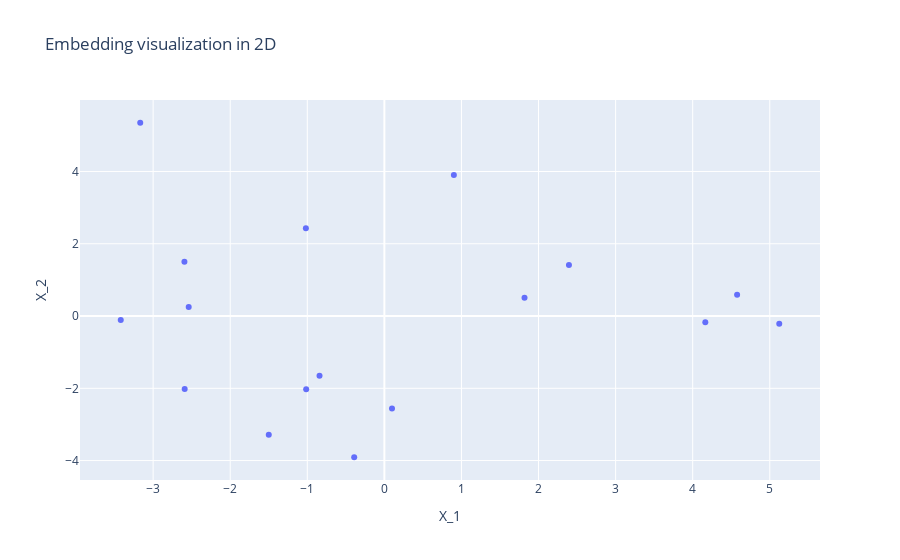

Notebook code for this chart:
### Code cell
import matplotlib.pyplot as plt
import mplcursors
%matplotlib ipympl
import pandas as pd

plot_2D(new_values[:,0], new_values[:,1], input_text_lst_news)

### Figure 1 — Plotly figure (JSON) as saved in the notebook; plotly's stock layout.template omitted (floating-point values rounded to 4 significant figures)
{"data": [{"hovertemplate": "<b>%{hovertext}</b><br><br>X_1=%{x}<br>X_2=%{y}<extra></extra>", "hovertext": ["Staff empathy and compassion", "Patient respect", "Environment and ambiance", "Test results", "Communication effectiveness", "Prescriptions and medication management", "Appointment availability", "Wait Times", "Treatment quality", "Reception staff interaction", "Staff professionalism", "Follow-up and continuity of care", "Metal Health Support", "Surgery Website", "Feedback and Complaints Handling", "Patient Education and Information", "Facility Cleanliness"], "legendgroup": "", "marker": {"color": "#636efa", "symbol": "circle"}, "mode": "markers", "name": "", "orientation": "v", "showlegend": false, "type": "scatter", "x": [4.164, 0.09881, -1.018, -2.538, 2.395, -3.42, -0.3914, -1.014, -2.594, 5.123, 4.576, -0.8413, -3.167, -2.591, 1.818, -1.5, 0.9014], "xaxis": "x", "y": [-0.1696, -2.561, 2.428, 0.2516, 1.414, -0.1119, -3.908, -2.026, 1.504, -0.2149, 0.589, -1.65, 5.35, -2.017, 0.5044, -3.283, 3.901], "yaxis": "y"}], "layout": {"autosize": true, "hoverlabel": {"bgcolor": "white", "font": {"family": "Arial", "size": 12}}, "legend": {"tracegroupgap": 0}, "title": {"text": "Embedding visualization in 2D"}, "xaxis": {"anchor": "y", "autorange": true, "domain": [0, 1], "range": [-3.936, 5.639], "title": {"text": "X_1"}, "type": "linear"}, "yaxis": {"anchor": "x", "autorange": true, "domain": [0, 1], "range": [-4.672, 6.114], "title": {"text": "X_2"}, "type": "linear"}}}
